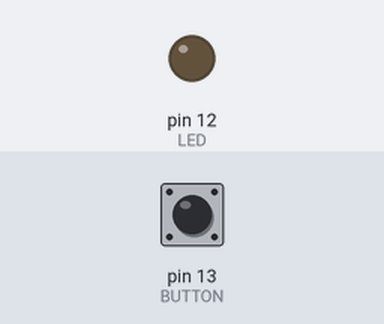
The sketch below on a simulated Arduino Uno, built with avr-gcc and run on an emulated ATmega328P. Parts: output pins drawn as LEDs (lit = HIGH). Inputs (shaded band) come from the test bench; at power-on: pin 13 (BUTTON) LOW.

Above: at 1.2 s.
1.3 s: pin 13 (BUTTON) pulled HIGH for 0.15 s
At 2.5 s:
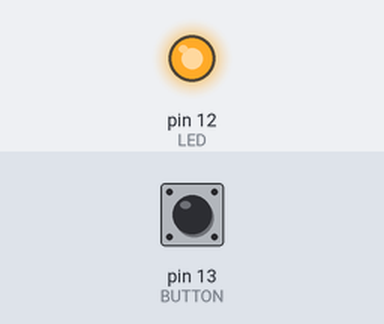
3.0 s: pin 13 (BUTTON) pulled HIGH for 0.15 s
At 3.1 s:
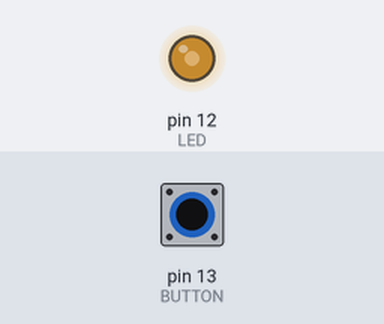
4.7 s: pin 13 (BUTTON) pulled HIGH for 1 s
At 6.9 s:
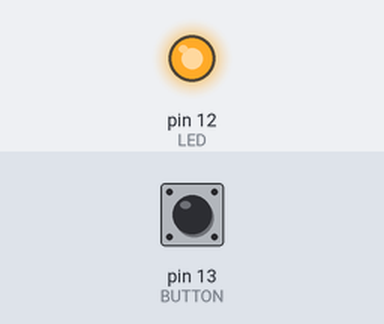
7.2 s: pin 13 (BUTTON) pulled HIGH for 3.2 s
At 8.3 s:
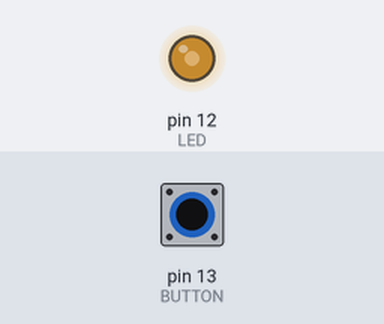
Timing chart, 0 to 11.9 s (numbered marks = the images above; inputs shaded):
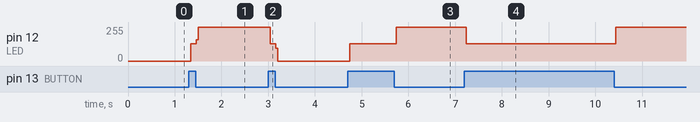

The sketch:

sketch_jul24a_LED.ino
```cpp
int LED = 12;
int BUTTON = 13;
int state = 0;

void setup() {
  pinMode(LED, OUTPUT);
  pinMode(BUTTON, INPUT);
}

void loop() {
  int value = digitalRead(BUTTON); //변수에 버튼입력값 저장
  if(value == HIGH){
    if(state == 0){
      state = 1;
    }
    else if(state == 1){
      state = 0;
    }
  }
  if(state == 0){ //0이면 꺼짐
    digitalWrite(LED,LOW);
  }
  else if(state == 1){ //1이면 켜짐
    digitalWrite(LED,HIGH);
  }
}
```

Measured:
- after the input at 1.3 s, pin 12 (LED): 0/255 → 129/255 at once, → 255/255 0.12 s later
- after the input at 3.0 s, pin 12 (LED): 255/255 → 129/255 at once, → 0/255 0.12 s later
- after the input at 4.7 s, pin 12 (LED): 0/255 → 129/255 at once, → 255/255 1.0 s later
- after the input at 7.2 s, pin 12 (LED): 255/255 → 129/255 at once, → 255/255 3.2 s later
